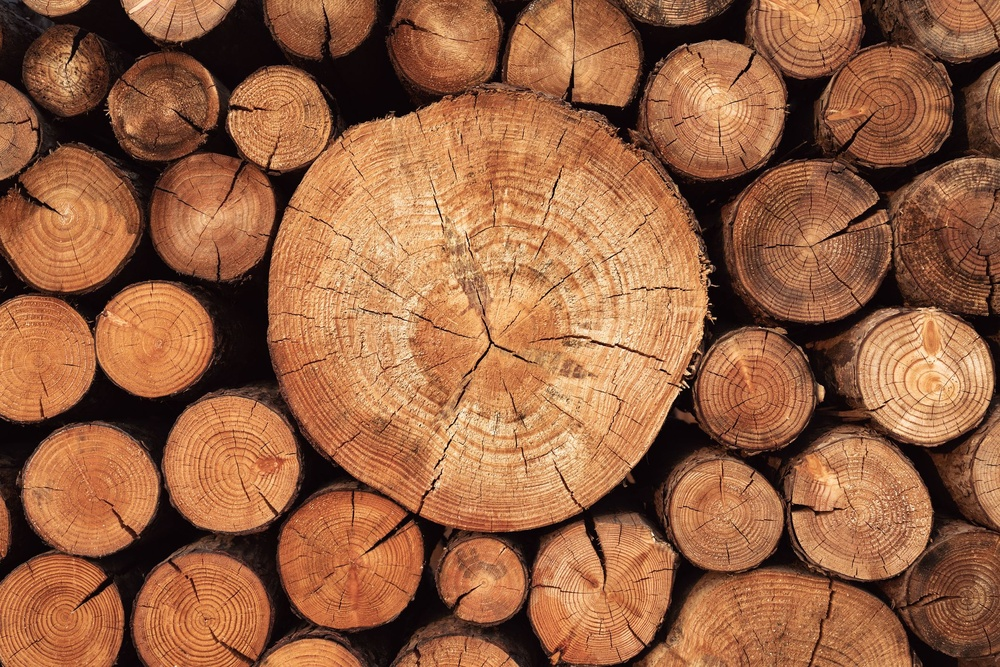
#> input picture LO5/wood.jpg, 1000 x 667 px, shrunk from 2120 x 1414 before the run
$ python LBP.py
#> lines starting #> are read from the running program, lines starting #| are printed output that depends on the picture
import cv2
import matplotlib.pyplot as plt
import numpy as np
from skimage.feature import local_binary_pattern

# Read the image as grayscale
image = cv2.imread('wood.jpg', cv2.IMREAD_GRAYSCALE)
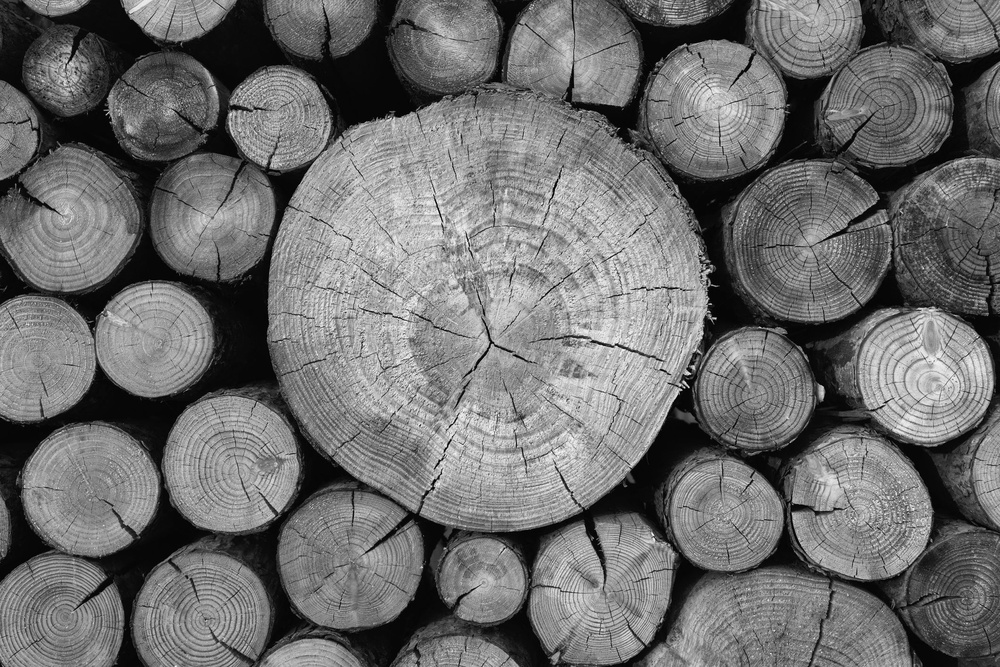
#> image: shape (667, 1000); min 0, max 253, mean 110.1

# Set the radius and number of points for LBP
radius = 1
n_points = 8 * radius

# Compute the Local Binary Pattern (LBP) of the image
lbp = local_binary_pattern(image, n_points, radius, method='uniform')
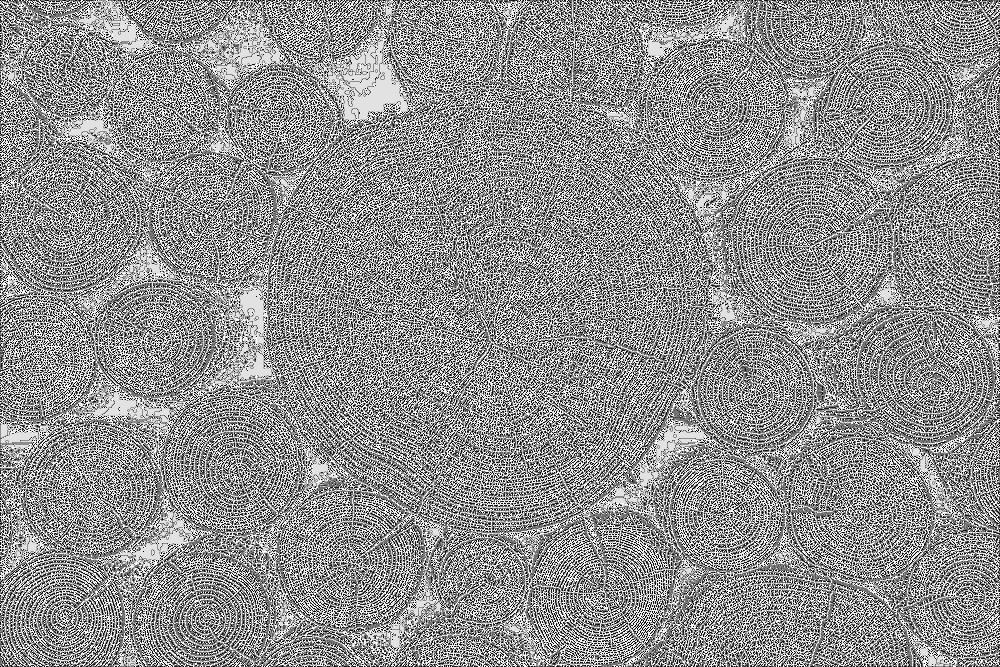
#> lbp: shape (667, 1000) float64; min 0, max 9, mean 5.09; drawn with min black and max white

# Calculate the histogram of the LBP image
lbp_hist, _ = np.histogram(
    lbp.ravel(),  # Flatten the LBP image to a 1D array
    bins=np.arange(0, n_points + 3),  # Define the number of bins
    range=(0, n_points + 2)  # Range of LBP values
)
#> lbp_hist = [67165, 62675, 38999, 52454, 72009, 52759, 38515, 66710, 93415, 122299]

# Normalize the histogram to represent percentages
lbp_hist = lbp_hist.astype('float')
lbp_hist /= (lbp_hist.sum() + 1e-7)  # Avoid division by zero by adding a small number
#> lbp_hist = [0.101, 0.094, 0.0585, 0.0786, 0.108, 0.0791, 0.0577, 0.1, 0.14, 0.183]

# Plot the original image and LBP image side by side
fig, ax = plt.subplots(1, 2, figsize=(12, 6))
ax[0].imshow(image, cmap='gray')  # Show the original image
ax[0].set_title('Original Image')  # Add title to the original image
ax[0].axis('off')  # Remove axes for better visualization

ax[1].imshow(lbp, cmap='gray')  # Show the LBP image
ax[1].set_title('LBP Image')  # Add title to the LBP image
ax[1].axis('off')  # Remove axes for better visualization

# Plot the histogram of LBP values
plt.figure(figsize=(8, 6))
plt.bar(np.arange(0, len(lbp_hist)), lbp_hist, color='red')  # Bar chart of LBP histogram
plt.title('LBP Histogram')  # Add title to the histogram
plt.xlabel('LBP Prototype')  # Label x-axis
plt.ylabel('% of Pixels')  # Label y-axis
plt.show()  # Display the plots
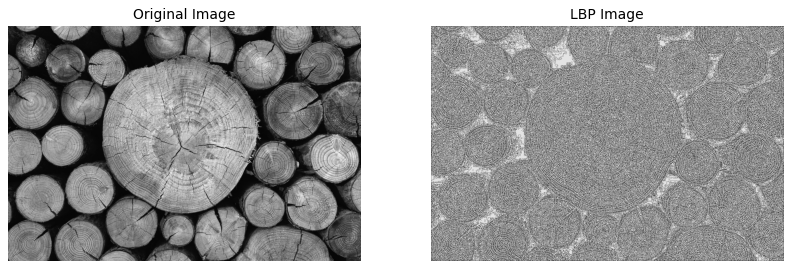
#> figure drawn by matplotlib, 2 panels
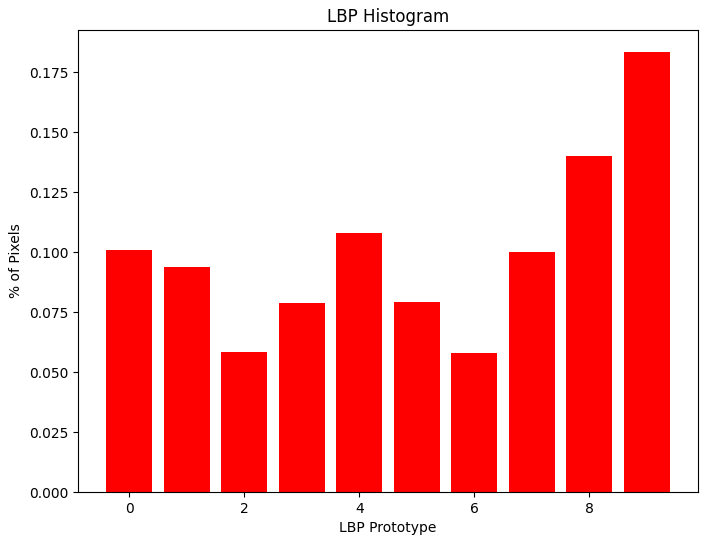
#> figure drawn by matplotlib, 1 panel; tallest bar 0.183 high, from x = 8.6 to 9.4
